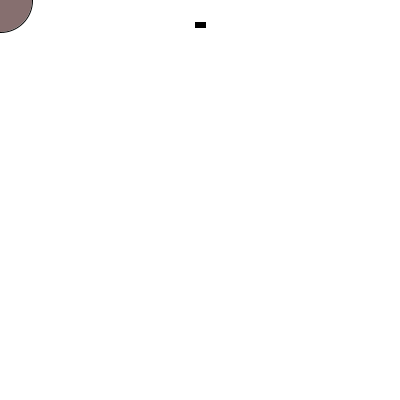
Frame 1 (no input)
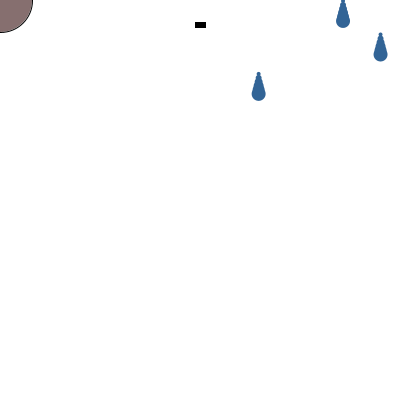
Frame 60 (the mouse pressed at the canvas centre just before this capture)
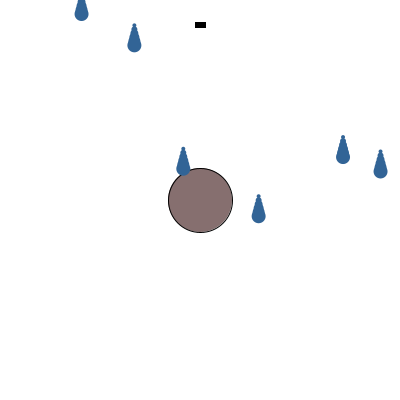
Frame 120 (the mouse held since frame 60 and released just before this capture)

The Processing sketch that drew these frames (run headless with seeded random() and noise(); from frame 60 on, the mouse is pressed at the canvas centre):

// Processing sketch: exercise_10_4
// ── exercise_10_4.pde
Catcher catcher; // One catcher object
Timer timer; // One timer object
Drop[] drops; // An array of drop objects
Score score;
int totalDrops = 0; // totalDrops
int level = 0;
void setup() {
  size(400, 400);
  // Create the catcher with a radius of 32
  catcher = new Catcher(32);
  // Create 1000 spots in the array
  drops = new Drop[250];
  // Create and start a timer that goes off every 300 milliseconds
  timer = new Timer(300);
  timer.start();
  // Create score, with 10 starting points
  score = new Score(10);
}
void draw() {
  background(255);
  game();
}

void game() {
  if (score.gameStatus()) {
    catcher.setLocation(mouseX, mouseY); // Set catcher location
    catcher.display(); // Display the catcher
    score.display();
    // Check the timer
    if (timer.isFinished()) {
      // Initialize one drop
      drops[totalDrops] = new Drop(level);
      // Increment totalDrops
      totalDrops++ ;
      // If totalDrops hit the end of the array
      if (totalDrops >= drops.length) {
        totalDrops = 0; // Start over
        level++;
        println("test");
      }
      timer.start();
    }
    // Move and display all drops
    for (int i = 0; i < totalDrops; i++) {
      drops[i].move();
      drops[i].display();
      if (catcher.intersect(drops[i])) {
        drops[i].caught();
        score.addPoint();
      } else if (drops[i].checkBottomCollision()) {
        score.removePoint();
      }
    }
  } else {
    fill(0);
    textAlign(CENTER);
    text("Game Over", width/2, height/2);
  }
}

// ── catcher.pde
class Catcher {
  float r; // radius
  color col; // color
  float x, y; // location
  Catcher(float tempR) {
    r = tempR;
    col = color(50, 10, 10, 150);
    x = 0;
    y = 0;
  }
  void setLocation(float tempX, float tempY) {
    x = tempX;
    y = tempY;
  }
  void display() {
    stroke(0);
    fill(col);
    ellipse(x, y, r*2, r*2);
  }
  // Returns true if the catcher intersects a raindrop, otherwise false
  boolean intersect(Drop d) {
    float distance = dist(x, y, d.x, d.y); // Calculate distance
    if (distance < r + d.r) { // Compare distance to sum of radii
      return true;
    } else {
      return false;
    }
  }
}

// ── drop.pde
class Drop {
  float x, y; // Variables for location of raindrop
  float speed; // Speed of raindrop
  color c;
  float r; // Radius of raindrop
  Drop(int level) {
    r = 8; // All raindrops are the same size
    x = random(width); // Start with a random x location
    y = -r*4; // Start a little above the window
    speed = random(1+level, 5+level); // Pick a random speed
    c = color(50, 100, 150); // Color
  }
  // Move the raindrop down
  void move() {
    y += speed; // Increment by speed
  }
  // Display the raindrop
  void display() {
    // Display the drop
    fill(c);
    noStroke();
    for (int i = 2; i < r; i++) {
      ellipse(x, y+i*4, i*2, i*2);
    }
  }
  // If the drop is caught
  void caught() {
    speed = 0; // Stop it from moving by setting speed equal to zero
    y = -1000; // Set the location to somewhere way off-screen
  }

  boolean checkBottomCollision() {
    if ( y > height + r*4) {
      speed = 0;
      y = -1000;
      return true;
    } else {
      return false;
    }
  }
}

// ── score.pde
class Score {
  int points;
  Score(int startingPoints) {
    points = startingPoints;
  }
  
  void display() {
    rectMode(CENTER);
    fill(0);
    rect(width/2, 25, points, 5);
  }
  
  void addPoint() {
    points++;
  }
  
  void removePoint() {
    points--;
  }
  
  boolean gameStatus() {
    if(points >= 0) {
      return true;
    } else {
      return false;
    }
  }
}

// ── timer.pde
class Timer {
  int savedTime; // When Timer started
  int totalTime; // How long Timer should last
  Timer(int tempTotalTime) {
    totalTime = tempTotalTime;
  }
  // Starting the timer
  void start() {
    savedTime = millis();
  }
  boolean isFinished() {
    // Check out much time has passed
    int passedTime = millis()- savedTime;
    if (passedTime > totalTime) {
      return true;
    } else {
      return false;
    }
  }
}
